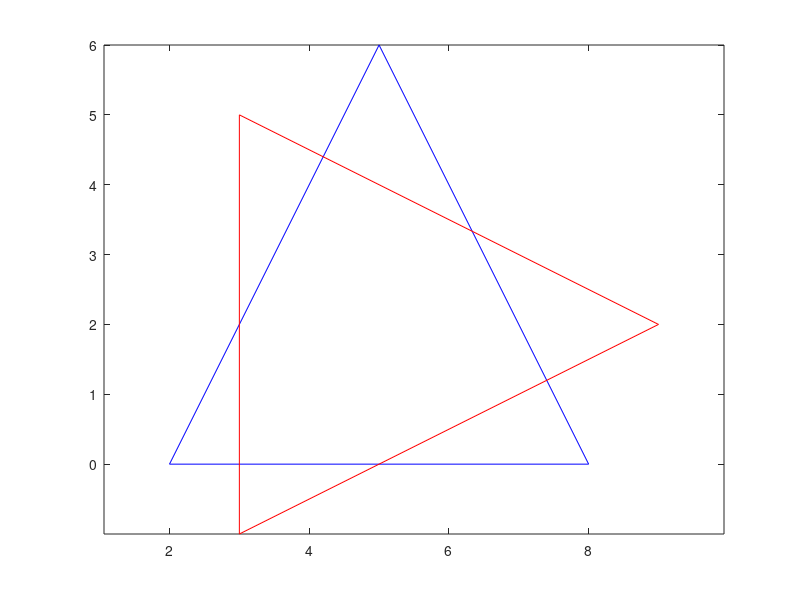

MATLAB code to generate this figure:

A = [2 0]';
B = [8 0]';
C = [5 6]';

d = [A B C A];
d = [d; [1 1 1 1]];

clf;
plot(d(1,:), d(2,:), 'b');
hold on; axis equal;

% Schwerpunkt
s = (A + B + C) ./ 3;

% translation in schwerpunkt
t0 = [1 0 -s(1); 0 1 -s(2); 0 0 1]

% drehen
w = 360-90;
dw = [cosd(w) -sind(w) 0; sind(w) cosd(w) 0; 0 0 1]

% spiegeln an y-achse
sy = [1 0 0; 0 -1 0; 0 0 1]

% translation zurueck
tS = [1 0 s(1); 0 1 s(2); 0 0 1];

% gesamte translation
ttot = tS * sy * dw * t0

% neues dreieck
dt = ttot * d
plot(dt(1,:), dt(2,:), 'r');
figure(1);
